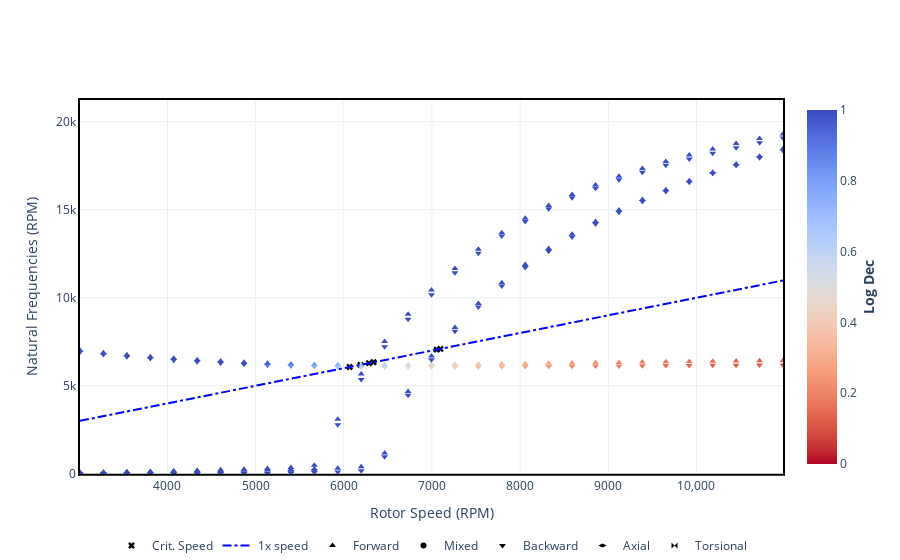

The code cell stored with this chart in its notebook:
### Markdown cell above
Plotting with default options will bring graphs with SI units. X and Y axes representing the frequencies are set to `rad/s`

### Code cell
campbell.plot()
